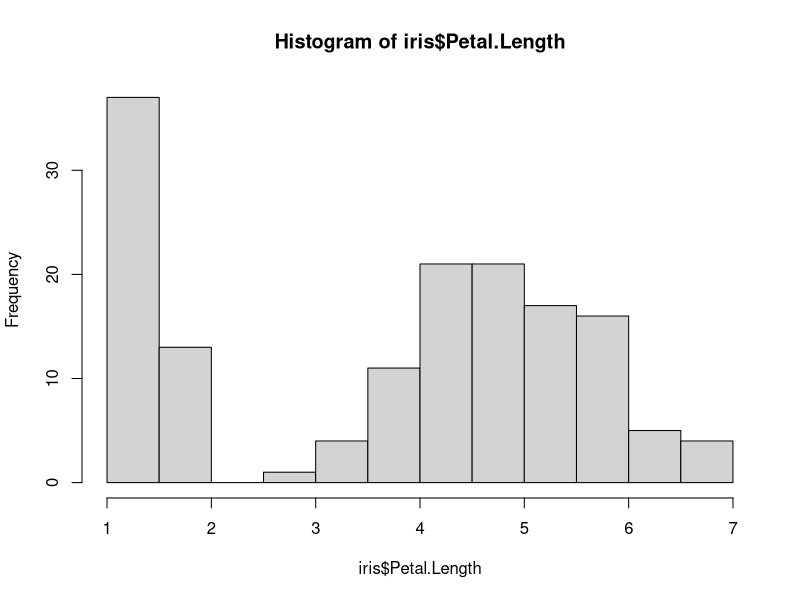
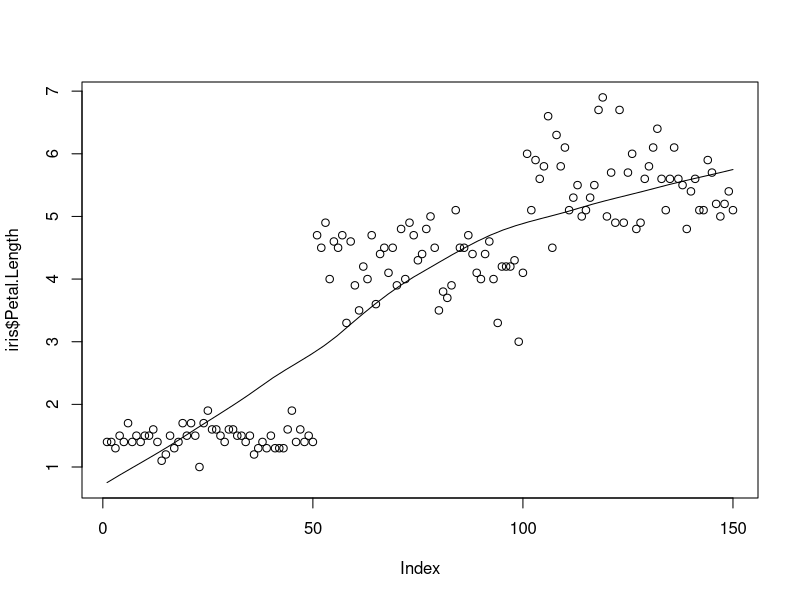
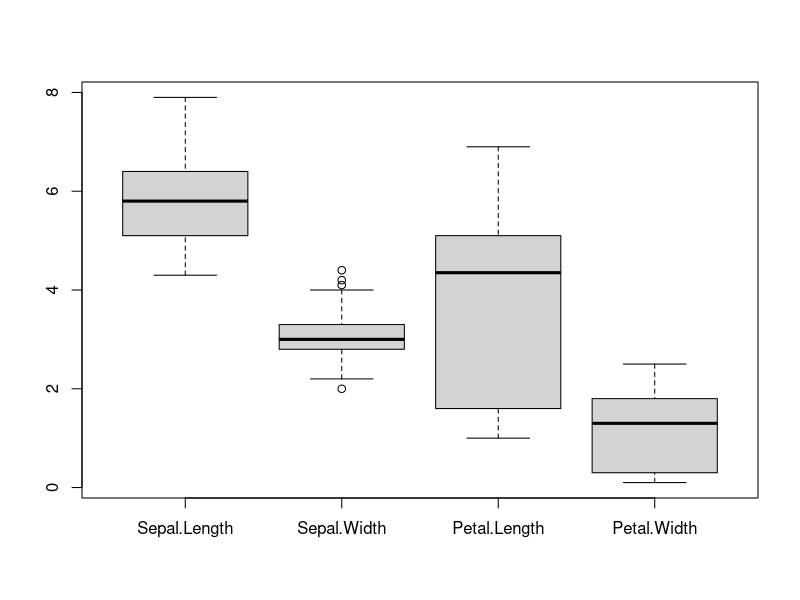
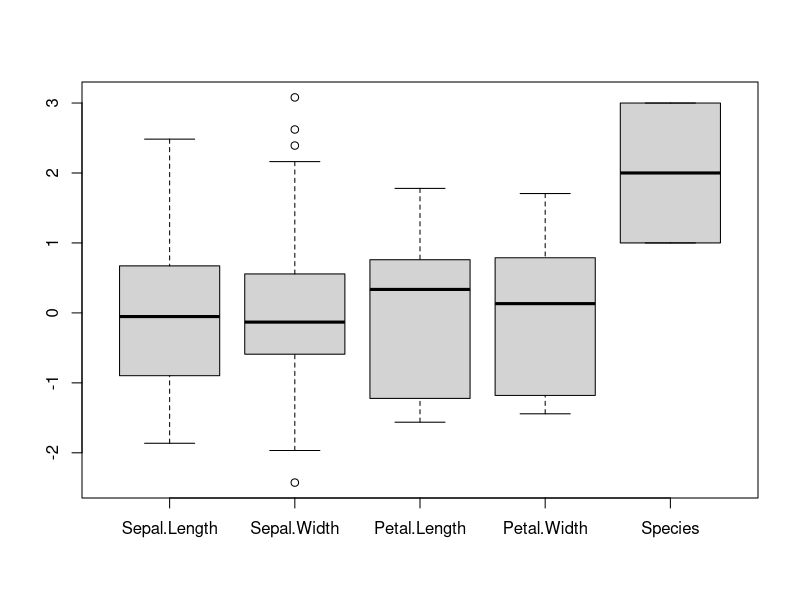
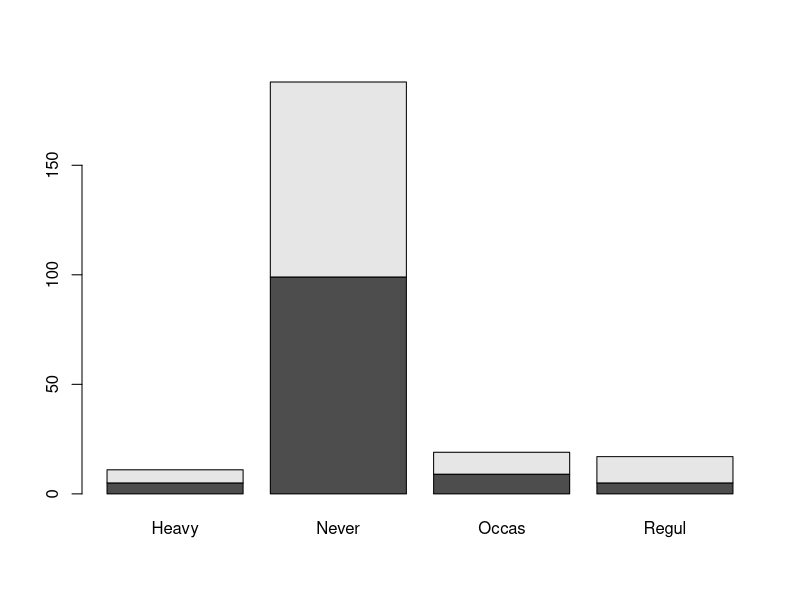
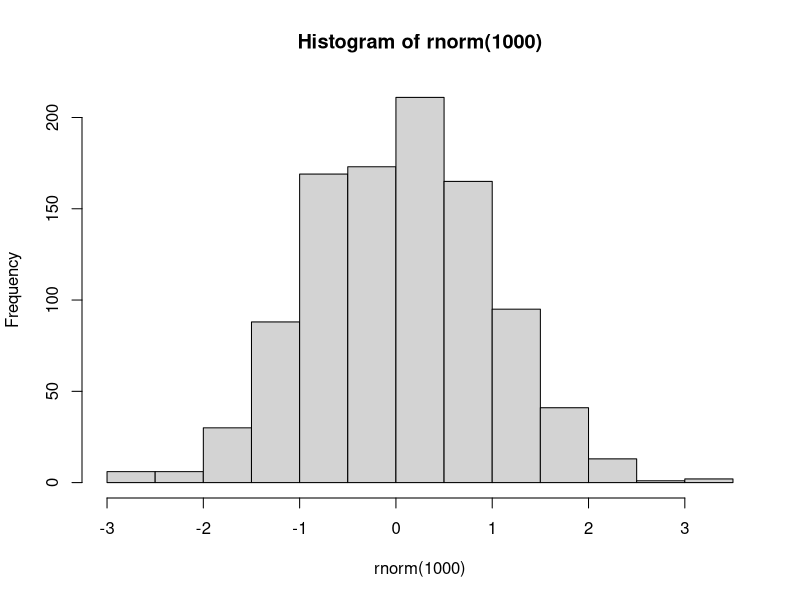

Generate these figures, in order, with R:
getwd()
x<-table(iris$Species)
Sys.Date()
x3<-1:10
x3[2]
m2 <- matrix(1:15, nrow = 3,ncol=3,byrow = F)
str(iris)
?data.frame
##MEAN
x1<-c(1,2,3,4,5,4,3,6,7,8,9,1000)
sum(x1)/length(x1)
##median
median(x1)
summary(iris)
sd(iris$Sepal.Length)
sd(x1)
x1<-c(3:1)                                          
x2<-c(98,90,95)


##Random Sampling
sample(1:45,6)
ind <- sample(1:nrow(iris),150)
A1 <- iris[ind,]
View(iris)
View(A1)
        
ind1 <- sample(1:nrow(iris),nrow(iris)*0.7)
train <- iris[ind1,]
test <- iris[-ind1,]

##Descriptive Statistic
summary(iris)
install.packages("ggplot2")
hist(iris$Petal.Length)
scatter.smooth(iris$Petal.Length)
boxplot(iris[,1:4])
help(package=plyr)

##Normalize
A2 <- iris
A2[,1:4] <- scale(A2[,1:4])
A2
summary(A2)
boxplot(A2)

levels(iris$Species)

##Example data "survey" in package 'MASS'
library(MASS)
help(package = MASS)
str(survey)
data("survey")
t1<-table(survey$Sex,survey$Smoke)

##Probability of table t1 by column
prop.table(table(survey$Sex,survey$Smoke),2)
barplot(t1)
stem(survey$Wr.Hnd)

##Truncated Mean
n <- round((length(iris$Sepal.Length)*0.1)/2,0)
sorted<-sort(iris$Sepal.Length)[(n+1):(length(iris$Sepal.Length)-n)]
length(sorted)

##Measurement of Dispersion
hist(rnorm(1000))
?qnorm

##Correlation Coefficient
cor(iris[,1:4])
cor.test(iris$Sepal.Length,iris$Petal.Length)
